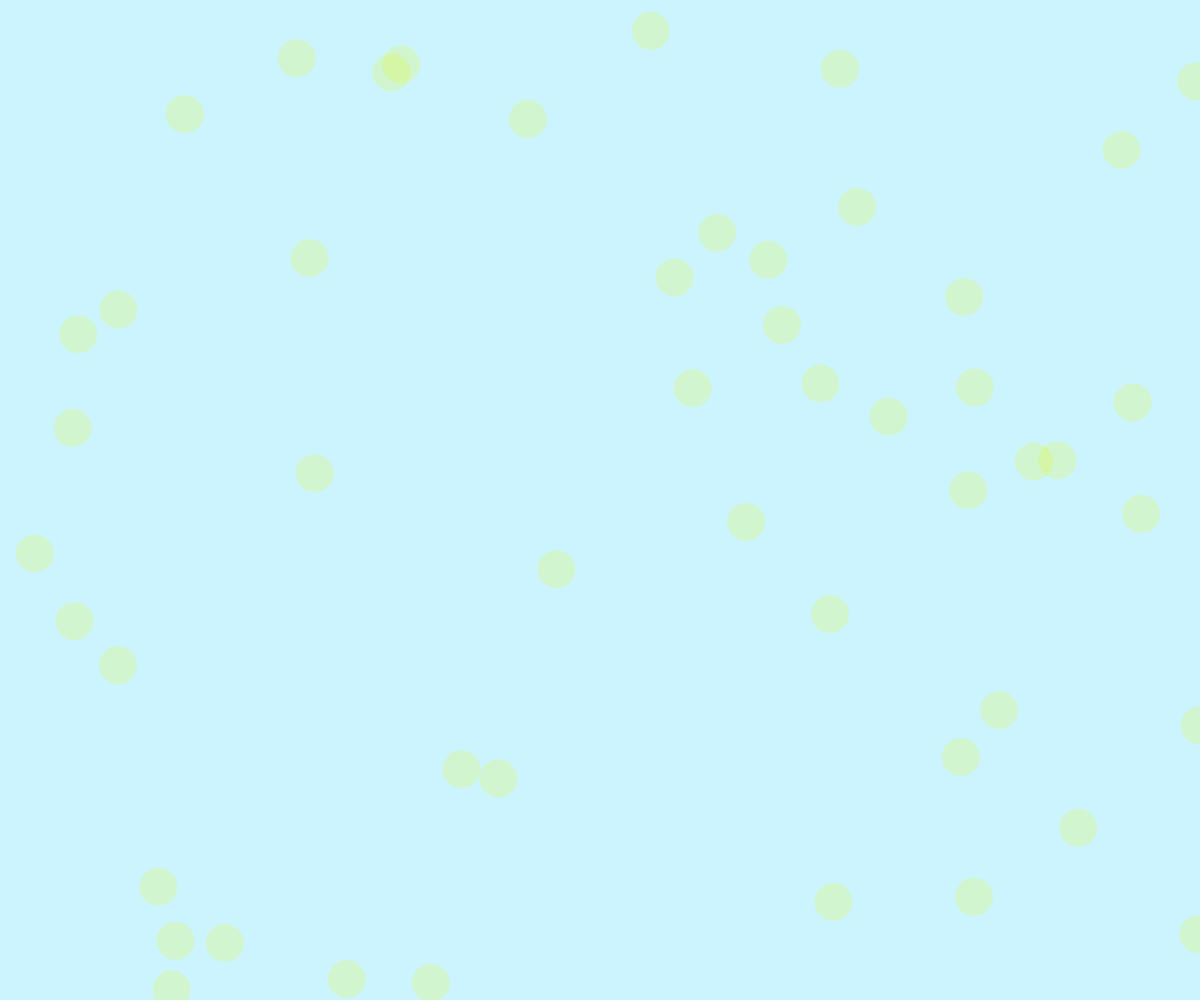
Frame 1 (no input)
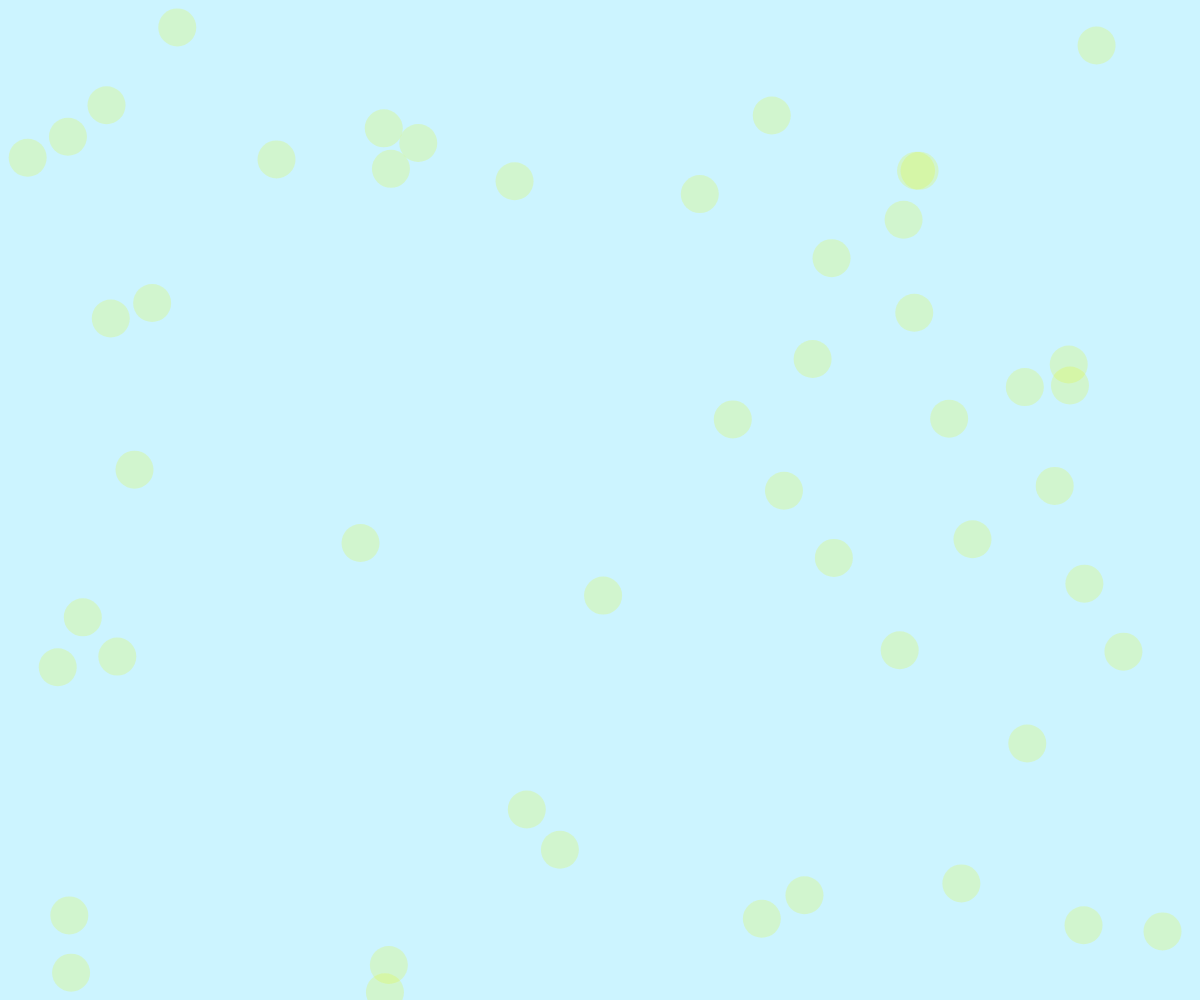
Frame 60 (no input)
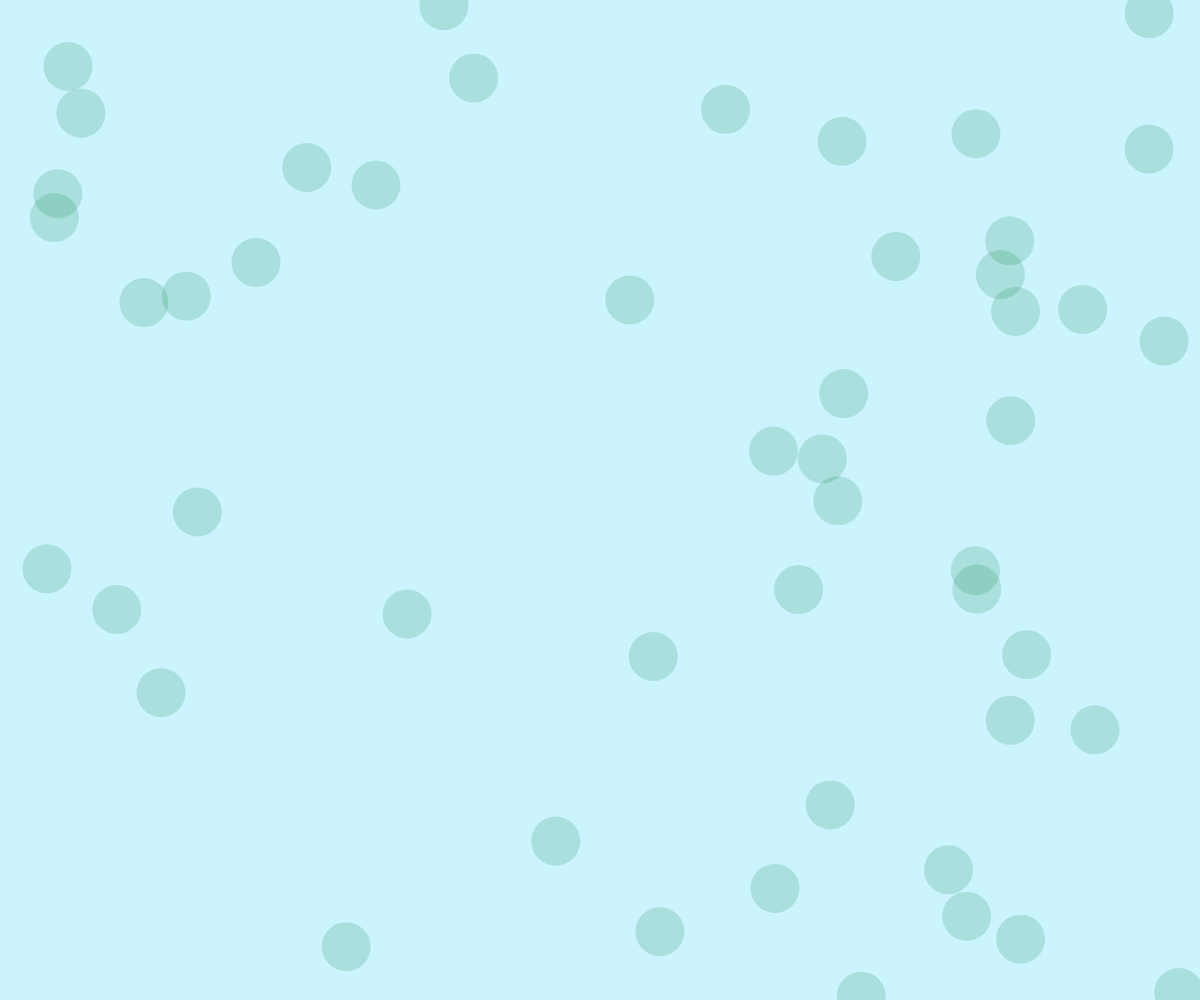
Frame 120 (the mouse pressed at the canvas centre since frame 60)

The p5.js sketch that drew these frames (run headless with seeded random() and noise() and a simulated clock; from frame 60 on, the mouse is pressed at the canvas centre):

// p5.js sketch
// ── sketch.js
var canvas;
var maxParticles, particleBreakDistance, repelDist;
var particles = [];
var randColor = randColorGen();
var randSize = randSizeGen();

function setup() {
    canvas = createCanvas(window.innerWidth, window.innerHeight);
    frameRate(60);
    maxParticles = 100;
    repelDist = max(width, height) / 8;
    particleBreakDistance = max(width, height) / 50;

    while (particles.length < maxParticles) {

        obj = [createVector(random(width), random(height)), createVector(random(4) - 2, random(4) - 2)];
        particles.push(obj);
    }
}

function drawParticles() {

    colorMode(RGB, 255);
    noStroke();

    var mousePos = createVector(mouseX, mouseY);

    for (var i = 0; i < particles.length/2; i++) {

        var pos = particles[i][0];
        var speed = particles[i][1];
        fill(randColor);
        ellipse(pos.x, pos.y, randSize, randSize);
        pos.add(speed);

        var distToMouse = mousePos.dist(pos);

        if (distToMouse < repelDist) {
            var repel = createVector(pos.x - mousePos.x, pos.y - mousePos.y);
            var distFrac = (repelDist - distToMouse) / repelDist
            repel.setMag(50 * distFrac * distFrac);
            pos.add(repel);
        }

        if (pos.x > width) {

            pos.x -= width;
            pos.y += random(height / 10) - height / 20;
        }

        else if (pos.x < 0) {

            pos.x += width;
            pos.y += random(height / 10) - height / 20;
        }

        if (pos.y > height) {
            pos.y -= height;
            pos.x += random(width / 10) - width / 20;
        }
        else if (pos.y < 0) {
            pos.y += height;
            pos.x += random(width / 10) - width / 20;
        }
    }
}

function draw() {

    background(204, 244, 255);
    drawParticles();
    particleBreakDistance = min(particleBreakDistance + 1, width / 12);

}

function mousePressed() {

  randColorGen();
  randColor = randColorGen();
  randSizeGen();
  randSize = randSizeGen();

}
function randSizeGen() {

  var randSize = Math.floor(Math.random() * 26) + 35;
  return randSize;
}

function randColorGen() {

    var o = Math.round, r = Math.random, s = 255;
    return 'rgba(' + o(r()*s) + ',' + o(r()*s) + ',' + o(r()*s) + ',' + .2 + ')';
}

window.onresize = function() {

    canvas = createCanvas(window.innerWidth, window.innerHeight);
}
